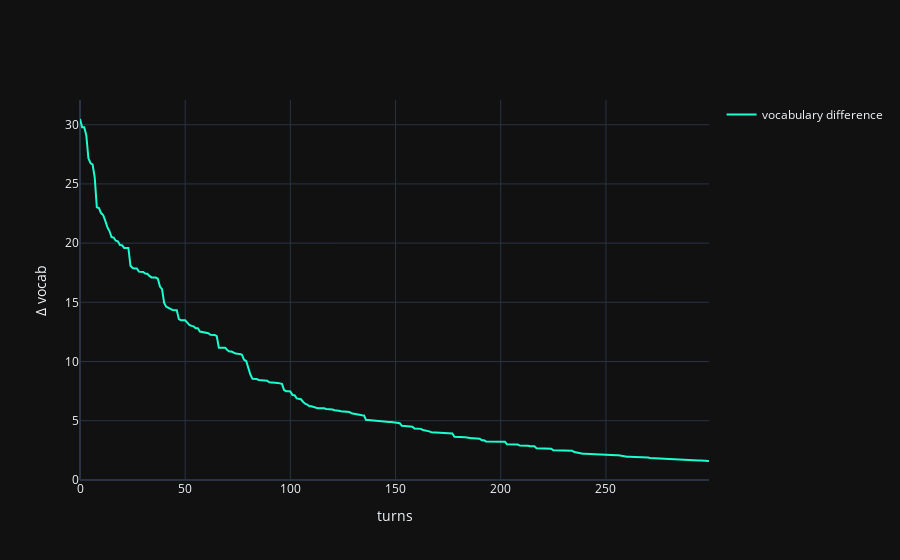

Here is the notebook cell this chart was saved with:
### Code cell
fig = plot(vocab_dif.numpy(), 'vocabulary difference')
fig.update_layout(
    # title='Dyadic interaction in a random environment',
    yaxis_title='Δ P(w|m)',
    xaxis_title='turns'
)
fig.show()

### Figure 1 — Plotly figure (JSON) as saved in the notebook; plotly's stock layout.template omitted (floating-point values rounded to 4 significant figures; data arrays with more than 128 entries replaced by an {"elided": "..."} marker saying what was removed)
{"data": [{"legendgroup": "vocabulary difference", "line": {"color": "#1CFFCE"}, "mode": "lines", "name": "vocabulary difference", "showlegend": true, "x": {"elided": "300 int values"}, "y": {"elided": "300 float values"}, "type": "scatter"}], "layout": {"yaxis": {"title": {"text": "Δ vocab"}}, "xaxis": {"title": {"text": "turns"}}}}
